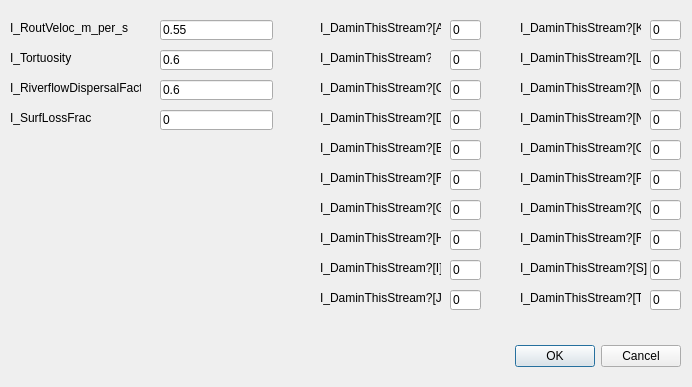
<?xml version="1.0" encoding="UTF-8"?>
<ui version="4.0">
 <class>Dialog</class>
 <widget class="QDialog" name="Dialog">
  <property name="geometry">
   <rect>
    <x>0</x>
    <y>0</y>
    <width>692</width>
    <height>387</height>
   </rect>
  </property>
  <property name="windowTitle">
   <string>Input River Parameters</string>
  </property>
  <widget class="QDialogButtonBox" name="buttonBox">
   <property name="geometry">
    <rect>
     <x>340</x>
     <y>340</y>
     <width>341</width>
     <height>32</height>
    </rect>
   </property>
   <property name="orientation">
    <enum>Qt::Horizontal</enum>
   </property>
   <property name="standardButtons">
    <set>QDialogButtonBox::Cancel|QDialogButtonBox::Ok</set>
   </property>
  </widget>
  <widget class="QLineEdit" name="isDamThisStream_I">
   <property name="geometry">
    <rect>
     <x>450</x>
     <y>260</y>
     <width>31</width>
     <height>20</height>
    </rect>
   </property>
   <property name="text">
    <string>0</string>
   </property>
  </widget>
  <widget class="QLabel" name="label_9">
   <property name="geometry">
    <rect>
     <x>320</x>
     <y>50</y>
     <width>111</width>
     <height>16</height>
    </rect>
   </property>
   <property name="text">
    <string>I_DaminThisStream?[B}</string>
   </property>
  </widget>
  <widget class="QLineEdit" name="isDamThisStream_G">
   <property name="geometry">
    <rect>
     <x>450</x>
     <y>200</y>
     <width>31</width>
     <height>20</height>
    </rect>
   </property>
   <property name="text">
    <string>0</string>
   </property>
  </widget>
  <widget class="QLineEdit" name="isDamThisStream_B">
   <property name="geometry">
    <rect>
     <x>450</x>
     <y>50</y>
     <width>31</width>
     <height>20</height>
    </rect>
   </property>
   <property name="text">
    <string>0</string>
   </property>
  </widget>
  <widget class="QLineEdit" name="isDamThisStream_P">
   <property name="geometry">
    <rect>
     <x>650</x>
     <y>170</y>
     <width>31</width>
     <height>20</height>
    </rect>
   </property>
   <property name="text">
    <string>0</string>
   </property>
  </widget>
  <widget class="QLabel" name="label_18">
   <property name="geometry">
    <rect>
     <x>520</x>
     <y>260</y>
     <width>131</width>
     <height>16</height>
    </rect>
   </property>
   <property name="text">
    <string>I_DaminThisStream?[S]</string>
   </property>
  </widget>
  <widget class="QLabel" name="label_21">
   <property name="geometry">
    <rect>
     <x>520</x>
     <y>110</y>
     <width>121</width>
     <height>16</height>
    </rect>
   </property>
   <property name="text">
    <string>I_DaminThisStream?[N]</string>
   </property>
  </widget>
  <widget class="QLabel" name="K_is_DamThisStreamlabel">
   <property name="geometry">
    <rect>
     <x>520</x>
     <y>20</y>
     <width>121</width>
     <height>16</height>
    </rect>
   </property>
   <property name="text">
    <string>I_DaminThisStream?[K]</string>
   </property>
  </widget>
  <widget class="QLabel" name="label_2">
   <property name="geometry">
    <rect>
     <x>10</x>
     <y>20</y>
     <width>121</width>
     <height>16</height>
    </rect>
   </property>
   <property name="text">
    <string>I_RoutVeloc_m_per_s</string>
   </property>
  </widget>
  <widget class="QLineEdit" name="isDamThisStream_S">
   <property name="geometry">
    <rect>
     <x>650</x>
     <y>260</y>
     <width>31</width>
     <height>20</height>
    </rect>
   </property>
   <property name="text">
    <string>0</string>
   </property>
  </widget>
  <widget class="QLabel" name="label_23">
   <property name="geometry">
    <rect>
     <x>520</x>
     <y>140</y>
     <width>121</width>
     <height>16</height>
    </rect>
   </property>
   <property name="text">
    <string>I_DaminThisStream?[O]</string>
   </property>
  </widget>
  <widget class="QLabel" name="label_6">
   <property name="geometry">
    <rect>
     <x>10</x>
     <y>80</y>
     <width>131</width>
     <height>16</height>
    </rect>
   </property>
   <property name="text">
    <string>I_RiverflowDispersalFactor</string>
   </property>
  </widget>
  <widget class="QLineEdit" name="isDamThisStream_K">
   <property name="geometry">
    <rect>
     <x>650</x>
     <y>20</y>
     <width>31</width>
     <height>20</height>
    </rect>
   </property>
   <property name="text">
    <string>0</string>
   </property>
  </widget>
  <widget class="QLineEdit" name="isDamThisStream_A">
   <property name="geometry">
    <rect>
     <x>450</x>
     <y>20</y>
     <width>31</width>
     <height>20</height>
    </rect>
   </property>
   <property name="text">
    <string>0</string>
   </property>
  </widget>
  <widget class="QLabel" name="label_26">
   <property name="geometry">
    <rect>
     <x>520</x>
     <y>290</y>
     <width>121</width>
     <height>16</height>
    </rect>
   </property>
   <property name="text">
    <string>I_DaminThisStream?[T]</string>
   </property>
  </widget>
  <widget class="QLabel" name="label_14">
   <property name="geometry">
    <rect>
     <x>320</x>
     <y>200</y>
     <width>121</width>
     <height>16</height>
    </rect>
   </property>
   <property name="text">
    <string>I_DaminThisStream?[G]</string>
   </property>
  </widget>
  <widget class="QLineEdit" name="I_Tortuosity">
   <property name="geometry">
    <rect>
     <x>160</x>
     <y>50</y>
     <width>113</width>
     <height>20</height>
    </rect>
   </property>
   <property name="text">
    <string>0.6</string>
   </property>
  </widget>
  <widget class="QLineEdit" name="isDamThisStream_E">
   <property name="geometry">
    <rect>
     <x>450</x>
     <y>140</y>
     <width>31</width>
     <height>20</height>
    </rect>
   </property>
   <property name="text">
    <string>0</string>
   </property>
  </widget>
  <widget class="QLabel" name="label_8">
   <property name="geometry">
    <rect>
     <x>320</x>
     <y>20</y>
     <width>121</width>
     <height>16</height>
    </rect>
   </property>
   <property name="text">
    <string>I_DaminThisStream?[A]</string>
   </property>
  </widget>
  <widget class="QLabel" name="label_16">
   <property name="geometry">
    <rect>
     <x>520</x>
     <y>50</y>
     <width>121</width>
     <height>16</height>
    </rect>
   </property>
   <property name="text">
    <string>I_DaminThisStream?[L]</string>
   </property>
  </widget>
  <widget class="QLineEdit" name="isDamThisStream_T">
   <property name="geometry">
    <rect>
     <x>650</x>
     <y>290</y>
     <width>31</width>
     <height>20</height>
    </rect>
   </property>
   <property name="text">
    <string>0</string>
   </property>
  </widget>
  <widget class="QLabel" name="label_11">
   <property name="geometry">
    <rect>
     <x>320</x>
     <y>110</y>
     <width>121</width>
     <height>16</height>
    </rect>
   </property>
   <property name="text">
    <string>I_DaminThisStream?[D]</string>
   </property>
  </widget>
  <widget class="QLabel" name="label_10">
   <property name="geometry">
    <rect>
     <x>320</x>
     <y>80</y>
     <width>121</width>
     <height>16</height>
    </rect>
   </property>
   <property name="text">
    <string>I_DaminThisStream?[C]</string>
   </property>
  </widget>
  <widget class="QLabel" name="label_24">
   <property name="geometry">
    <rect>
     <x>320</x>
     <y>290</y>
     <width>121</width>
     <height>16</height>
    </rect>
   </property>
   <property name="text">
    <string>I_DaminThisStream?[J]</string>
   </property>
  </widget>
  <widget class="QLabel" name="label_3">
   <property name="geometry">
    <rect>
     <x>10</x>
     <y>50</y>
     <width>121</width>
     <height>16</height>
    </rect>
   </property>
   <property name="text">
    <string>I_Tortuosity</string>
   </property>
  </widget>
  <widget class="QLineEdit" name="isDamThisStream_F">
   <property name="geometry">
    <rect>
     <x>450</x>
     <y>170</y>
     <width>31</width>
     <height>20</height>
    </rect>
   </property>
   <property name="text">
    <string>0</string>
   </property>
  </widget>
  <widget class="QLabel" name="label_15">
   <property name="geometry">
    <rect>
     <x>320</x>
     <y>230</y>
     <width>121</width>
     <height>16</height>
    </rect>
   </property>
   <property name="text">
    <string>I_DaminThisStream?[H]</string>
   </property>
  </widget>
  <widget class="QLabel" name="label_25">
   <property name="geometry">
    <rect>
     <x>320</x>
     <y>260</y>
     <width>121</width>
     <height>16</height>
    </rect>
   </property>
   <property name="text">
    <string>I_DaminThisStream?[I]</string>
   </property>
  </widget>
  <widget class="QLineEdit" name="isDamThisStream_D">
   <property name="geometry">
    <rect>
     <x>450</x>
     <y>110</y>
     <width>31</width>
     <height>20</height>
    </rect>
   </property>
   <property name="text">
    <string>0</string>
   </property>
  </widget>
  <widget class="QLineEdit" name="isDamThisStream_M">
   <property name="geometry">
    <rect>
     <x>650</x>
     <y>80</y>
     <width>31</width>
     <height>20</height>
    </rect>
   </property>
   <property name="text">
    <string>0</string>
   </property>
  </widget>
  <widget class="QLabel" name="label_13">
   <property name="geometry">
    <rect>
     <x>320</x>
     <y>170</y>
     <width>121</width>
     <height>16</height>
    </rect>
   </property>
   <property name="text">
    <string>I_DaminThisStream?[F]</string>
   </property>
  </widget>
  <widget class="QLineEdit" name="isDamThisStream_C">
   <property name="geometry">
    <rect>
     <x>450</x>
     <y>80</y>
     <width>31</width>
     <height>20</height>
    </rect>
   </property>
   <property name="text">
    <string>0</string>
   </property>
  </widget>
  <widget class="QLineEdit" name="isDamThisStream_H">
   <property name="geometry">
    <rect>
     <x>450</x>
     <y>230</y>
     <width>31</width>
     <height>20</height>
    </rect>
   </property>
   <property name="text">
    <string>0</string>
   </property>
  </widget>
  <widget class="QLabel" name="label_19">
   <property name="geometry">
    <rect>
     <x>520</x>
     <y>200</y>
     <width>121</width>
     <height>16</height>
    </rect>
   </property>
   <property name="text">
    <string>I_DaminThisStream?[Q]</string>
   </property>
  </widget>
  <widget class="QLineEdit" name="isDamThisStream_O">
   <property name="geometry">
    <rect>
     <x>650</x>
     <y>140</y>
     <width>31</width>
     <height>20</height>
    </rect>
   </property>
   <property name="text">
    <string>0</string>
   </property>
  </widget>
  <widget class="QLineEdit" name="isDamThisStream_Q">
   <property name="geometry">
    <rect>
     <x>650</x>
     <y>200</y>
     <width>31</width>
     <height>20</height>
    </rect>
   </property>
   <property name="text">
    <string>0</string>
   </property>
  </widget>
  <widget class="QLabel" name="label_22">
   <property name="geometry">
    <rect>
     <x>520</x>
     <y>230</y>
     <width>121</width>
     <height>16</height>
    </rect>
   </property>
   <property name="text">
    <string>I_DaminThisStream?[R]</string>
   </property>
  </widget>
  <widget class="QLabel" name="label_12">
   <property name="geometry">
    <rect>
     <x>320</x>
     <y>140</y>
     <width>121</width>
     <height>16</height>
    </rect>
   </property>
   <property name="text">
    <string>I_DaminThisStream?[E]</string>
   </property>
  </widget>
  <widget class="QLabel" name="label_20">
   <property name="geometry">
    <rect>
     <x>520</x>
     <y>80</y>
     <width>121</width>
     <height>16</height>
    </rect>
   </property>
   <property name="text">
    <string>I_DaminThisStream?[M]</string>
   </property>
  </widget>
  <widget class="QLineEdit" name="isDamThisStream_J">
   <property name="geometry">
    <rect>
     <x>450</x>
     <y>290</y>
     <width>31</width>
     <height>20</height>
    </rect>
   </property>
   <property name="text">
    <string>0</string>
   </property>
  </widget>
  <widget class="QLineEdit" name="isDamThisStream_L">
   <property name="geometry">
    <rect>
     <x>650</x>
     <y>50</y>
     <width>31</width>
     <height>20</height>
    </rect>
   </property>
   <property name="text">
    <string>0</string>
   </property>
  </widget>
  <widget class="QLineEdit" name="isDamThisStream_R">
   <property name="geometry">
    <rect>
     <x>650</x>
     <y>230</y>
     <width>31</width>
     <height>20</height>
    </rect>
   </property>
   <property name="text">
    <string>0</string>
   </property>
  </widget>
  <widget class="QLabel" name="label_17">
   <property name="geometry">
    <rect>
     <x>520</x>
     <y>170</y>
     <width>121</width>
     <height>16</height>
    </rect>
   </property>
   <property name="text">
    <string>I_DaminThisStream?[P]</string>
   </property>
  </widget>
  <widget class="QLineEdit" name="I_RoutVelocm_per_s">
   <property name="geometry">
    <rect>
     <x>160</x>
     <y>20</y>
     <width>113</width>
     <height>20</height>
    </rect>
   </property>
   <property name="text">
    <string>0.55</string>
   </property>
  </widget>
  <widget class="QLineEdit" name="isDamThisStream_N">
   <property name="geometry">
    <rect>
     <x>650</x>
     <y>110</y>
     <width>31</width>
     <height>20</height>
    </rect>
   </property>
   <property name="text">
    <string>0</string>
   </property>
  </widget>
  <widget class="QLabel" name="label_7">
   <property name="geometry">
    <rect>
     <x>10</x>
     <y>110</y>
     <width>131</width>
     <height>16</height>
    </rect>
   </property>
   <property name="text">
    <string>I_SurfLossFrac</string>
   </property>
  </widget>
  <widget class="QLineEdit" name="I_SurfLossFrac">
   <property name="geometry">
    <rect>
     <x>160</x>
     <y>110</y>
     <width>113</width>
     <height>20</height>
    </rect>
   </property>
   <property name="text">
    <string>0</string>
   </property>
  </widget>
  <widget class="QLineEdit" name="I_RiverflowDispersalFactor">
   <property name="geometry">
    <rect>
     <x>160</x>
     <y>80</y>
     <width>113</width>
     <height>20</height>
    </rect>
   </property>
   <property name="text">
    <string>0.6</string>
   </property>
  </widget>
 </widget>
 <resources/>
 <connections>
  <connection>
   <sender>buttonBox</sender>
   <signal>accepted()</signal>
   <receiver>Dialog</receiver>
   <slot>accept()</slot>
   <hints>
    <hint type="sourcelabel">
     <x>248</x>
     <y>254</y>
    </hint>
    <hint type="destinationlabel">
     <x>157</x>
     <y>274</y>
    </hint>
   </hints>
  </connection>
  <connection>
   <sender>buttonBox</sender>
   <signal>rejected()</signal>
   <receiver>Dialog</receiver>
   <slot>reject()</slot>
   <hints>
    <hint type="sourcelabel">
     <x>316</x>
     <y>260</y>
    </hint>
    <hint type="destinationlabel">
     <x>286</x>
     <y>274</y>
    </hint>
   </hints>
  </connection>
 </connections>
</ui>
